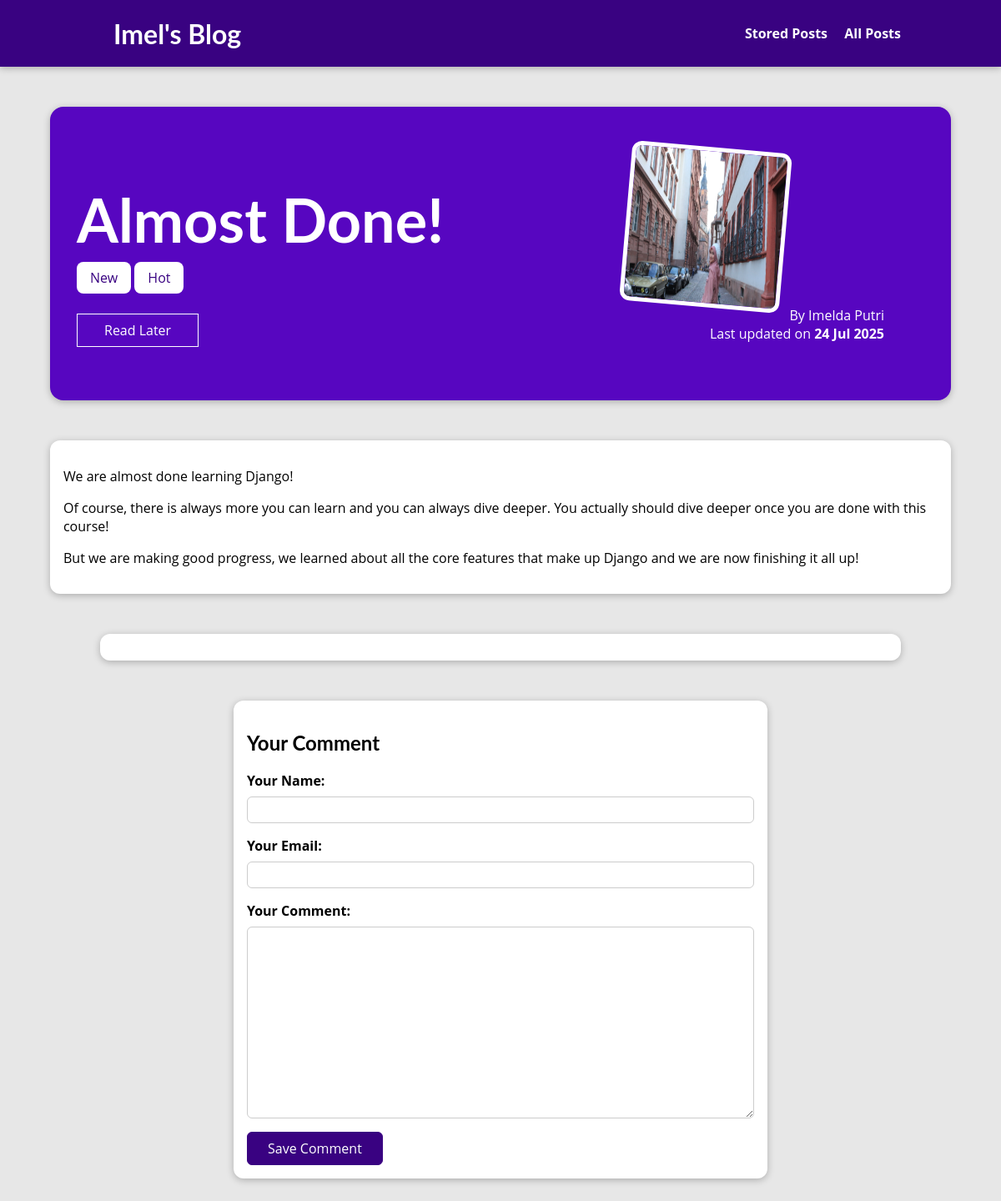
/posts/almost-done, run on the app's committed database.
### blog/models.py (models this page shows, shortened)
class Post(models.Model):
    title = models.CharField(max_length=150)
    excerpt = models.CharField(max_length=200)
    image = models.ImageField(upload_to="posts", null=True)
    date = models.DateField(auto_now=True)  # Automatically set the date when the post is created or updated
    slug = models.SlugField(unique=True, db_index=True)  # Unique identifier for the post, used in URLs
    content = models.TextField(validators=[MinLengthValidator(10)])  # Content of the post with a minimum length of 10 characters
    tags = models.ManyToManyField(Tag)  # Many-to-many relationship with Tag
    author = models.ForeignKey(
        Author, on_delete=models.SET_NULL, null=True, related_name='posts')

class Tag(models.Model):
    caption = models.CharField(max_length=20)

class Author(models.Model):
    first_name = models.CharField(max_length=100)
    last_name = models.CharField(max_length=100)
    email_address = models.EmailField()
    def full_name(self):
        return f"{self.first_name} {self.last_name}"
    def __str__(self):
        return self.full_name()

### blog/views.py (the view, shortened to what this page needs)
# urls.py: path("posts/<slug:slug>", views.SinglePostView.as_view(), name="post-detail-page"), # /posts/my-first-post (search engine friendly identifier)
class SinglePostView(View):
    def is_stored_post(self, request, post_id):
        stored_posts = request.session.get("stored_posts")
        if stored_posts is not None:
            is_save_for_later = post_id in stored_posts
        else:
            is_save_for_later = False
        return is_save_for_later
    def get(self, request, slug):
        post = Post.objects.get(slug=slug)
        context = {
            "post": post,
            "post_tags": post.tags.all(),
            "comment_form": CommentForm(),
            "comments": post.comments.all().order_by("-id"),  # Fetch all comments associated with the post
            "saved_for_later": self.is_stored_post(request, post.id)
        }
        return render(request, "blog/post-detail.html", context)

### blog/forms.py
class CommentForm(forms.ModelForm):
    class Meta:
        model = Comment
        exclude = ["post"]
        labels = {
            "user_name": "Your Name",
            "user_email": "Your Email",
            "text": "Your Comment"
        }

### blog/templates/blog/post-detail.html (shortened to what this page needs)
{% extends "base.html" %}
{% load static %}
{% block css_files %}
    <link rel="stylesheet" href="{% static "blog/post-detail.css" %}" />
{% endblock %}
{% block content %}
    <section id="summary">
        <h2>{{ post.title }}</h2>
        <div>
            {% for tag in post_tags %}
                <span class="tag">{{ tag.caption }}</span>
            {% endfor %}
        </div>
        <div id="read-later">
            <form action="{% url "read-later" %}" method="POST">
                <button>
                    {% if saved_for_later %}
                        Remove from "Read Later" List
                    {% else %}
                        Read Later
                    {% endif %}
                </button>
            </form>
        </div>
        <article>
            <img src="{{ post.image.url }}" alt="{{ post.title }}" />
            <adress>By <a href="mailto:{{ post.author.email_address }}">{{ post.author }}</a></adress>
            <div>
                Last updated on <time>{{ post.date|date:"d M Y" }}</time>
            </div>
        </article>
    </section>
    <main>
        {{ post.content|linebreaks }}
    </main>
    <section id="comments">
    </section>
    <section id="comment-form">
        <h2>Your Comment</h2>
        <form action="{% url "post-detail-page" post.slug %}" method="POST">
            {% for form_field in comment_form %}
            <div class="form-control {% if form_field.errors %}invalid{% endif %}">
                {{ form_field.label_tag }}
                {{ form_field }}
            </div>
            {% endfor %}
            <button>Save Comment</button>
        </form>
    </section>
{% endblock %}

### static/app.css (style rules this page uses)
* { box-sizing: border-box; }
html { font-family: 'Open Sans', 'Lato', sans-serif; }
body { margin: 0; }
h1, h2, h3 { font-family: 'Lato', sans-serif; font-weight: bold; }

### blog/static/blog/post-detail.css (style rules this page uses)
body { background-color: #e7e7e7; }
#summary { margin: 8rem auto 3rem auto; padding: 2rem; width: 90%; max-width: 90rem; border-radius: 16px; background-color: #5706c0; position: relative; box-shadow: 0 2px 8px rgba(0, 0, 0, 0.25); height: 22rem; }
#summary h2 { color: white; font-size: 4.5rem; margin-bottom: 1rem; }
#summary article { position: absolute; top: 2rem; right: 3rem; padding: 1rem 2rem; border-radius: 12px; text-align: right; color: white; }
#summary article img { width: 12rem; height: 12rem; border-radius: 12px; transform: rotateZ(5deg); border: 5px solid white; margin-bottom: 1rem; }
#summary a { color: white; text-decoration: none; }
#summary time { font-weight: bold; }
#read-later { margin: 2rem 0; }
#read-later button { background-color: transparent; border: 1px solid white; padding: 0.5rem 2rem; font: inherit; color: white; cursor: pointer; }
main { width: 90%; max-width: 90rem; margin: 3rem auto; background-color: white; padding: 1rem; border-radius: 12px; box-shadow: 0 2px 8px rgba(0, 0, 0, 0.25); }
.tag { background-color: white; color:#390281; padding: 0.5rem 1rem; border-radius: 8px; }
#comment-form { margin: 3rem auto; width: 90%; max-width: 40rem; border-radius: 12px; background-color: white; box-shadow: 0 2px 8px rgba(0, 0, 0, 0.25); padding: 1rem; }
#comment-form button { font: inherit; background-color: #390281; color: white; border: 1px solid #390281; padding: 0.5rem 1.5rem; border-radius: 6px; cursor: pointer; }
.form-control { margin-bottom: 1rem; }
.form-control label { font-weight: bold; margin-bottom: 0.5rem; display: block; }
.form-control input, .form-control textarea { display: block; width: 100%; font: inherit; padding: 0.25rem; border-radius: 6px; border: 1px solid #ccc; }
#comments { margin: 3rem auto; width: 90%; max-width: 60rem; border-radius: 12px; background-color: white; box-shadow: 0 2px 8px rgba(0, 0, 0, 0.25); padding: 1rem 2rem; }

### data on the page
Post: title "Almost Done!", image (picture), author "Imelda Putri", date "24 Jul 2025", content "We are almost done learning Django! Of course, there is always more you can learn and you can always dive deeper. You actually should dive deeper once you are done with this course! But we are making good progress, we learned about all the core features that make up Django and we are now finishing it all up!"
Tag: caption "New"
Tag: caption "Hot"
